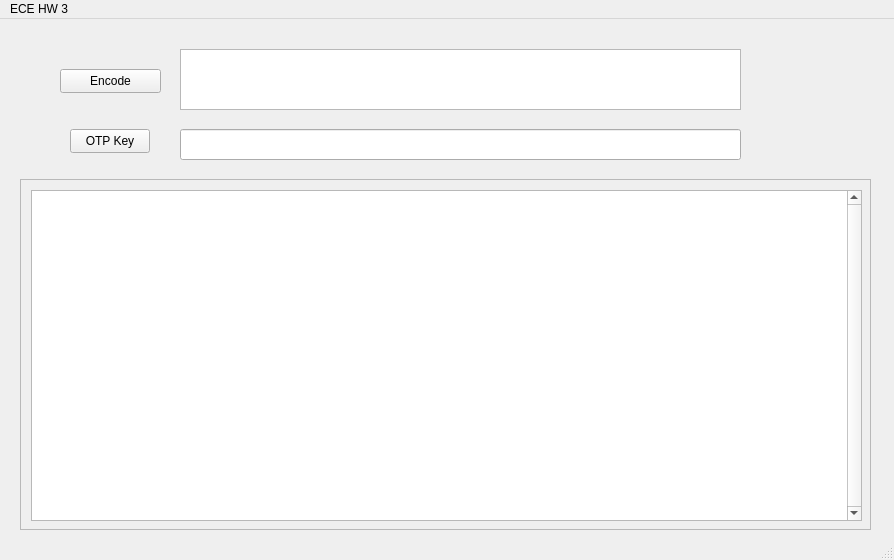
<?xml version="1.0" encoding="UTF-8"?>
<ui version="4.0">
 <class>MainWindow</class>
 <widget class="QMainWindow" name="MainWindow">
  <property name="geometry">
   <rect>
    <x>0</x>
    <y>0</y>
    <width>894</width>
    <height>560</height>
   </rect>
  </property>
  <property name="windowTitle">
   <string>MainWindow</string>
  </property>
  <widget class="QWidget" name="centralwidget">
   <widget class="QPushButton" name="flip_button">
    <property name="geometry">
     <rect>
      <x>60</x>
      <y>50</y>
      <width>101</width>
      <height>24</height>
     </rect>
    </property>
    <property name="text">
     <string>Encode</string>
    </property>
   </widget>
   <widget class="QTextEdit" name="textEdit">
    <property name="geometry">
     <rect>
      <x>180</x>
      <y>30</y>
      <width>561</width>
      <height>61</height>
     </rect>
    </property>
    <property name="placeholderText">
     <string extracomment="These are the times that try men's souls."/>
    </property>
   </widget>
   <widget class="QPushButton" name="otp_button">
    <property name="geometry">
     <rect>
      <x>70</x>
      <y>110</y>
      <width>80</width>
      <height>24</height>
     </rect>
    </property>
    <property name="text">
     <string>OTP Key</string>
    </property>
   </widget>
   <widget class="QLineEdit" name="lineEdit">
    <property name="geometry">
     <rect>
      <x>180</x>
      <y>110</y>
      <width>561</width>
      <height>31</height>
     </rect>
    </property>
   </widget>
   <widget class="QScrollArea" name="scrollArea">
    <property name="geometry">
     <rect>
      <x>20</x>
      <y>160</y>
      <width>851</width>
      <height>351</height>
     </rect>
    </property>
    <property name="widgetResizable">
     <bool>true</bool>
    </property>
    <widget class="QWidget" name="scrollAreaWidgetContents">
     <property name="geometry">
      <rect>
       <x>0</x>
       <y>0</y>
       <width>849</width>
       <height>349</height>
      </rect>
     </property>
     <widget class="QTextBrowser" name="textBrowser">
      <property name="geometry">
       <rect>
        <x>10</x>
        <y>10</y>
        <width>831</width>
        <height>331</height>
       </rect>
      </property>
      <property name="verticalScrollBarPolicy">
       <enum>Qt::ScrollBarAlwaysOn</enum>
      </property>
     </widget>
    </widget>
   </widget>
   <zorder>scrollArea</zorder>
   <zorder>flip_button</zorder>
   <zorder>textEdit</zorder>
   <zorder>otp_button</zorder>
   <zorder>lineEdit</zorder>
  </widget>
  <widget class="QMenuBar" name="menubar">
   <property name="geometry">
    <rect>
     <x>0</x>
     <y>0</y>
     <width>894</width>
     <height>21</height>
    </rect>
   </property>
   <widget class="QMenu" name="menuECE_HW_3">
    <property name="title">
     <string>ECE HW 3</string>
    </property>
   </widget>
   <addaction name="menuECE_HW_3"/>
  </widget>
  <widget class="QStatusBar" name="statusbar"/>
 </widget>
 <resources/>
 <connections/>
</ui>
